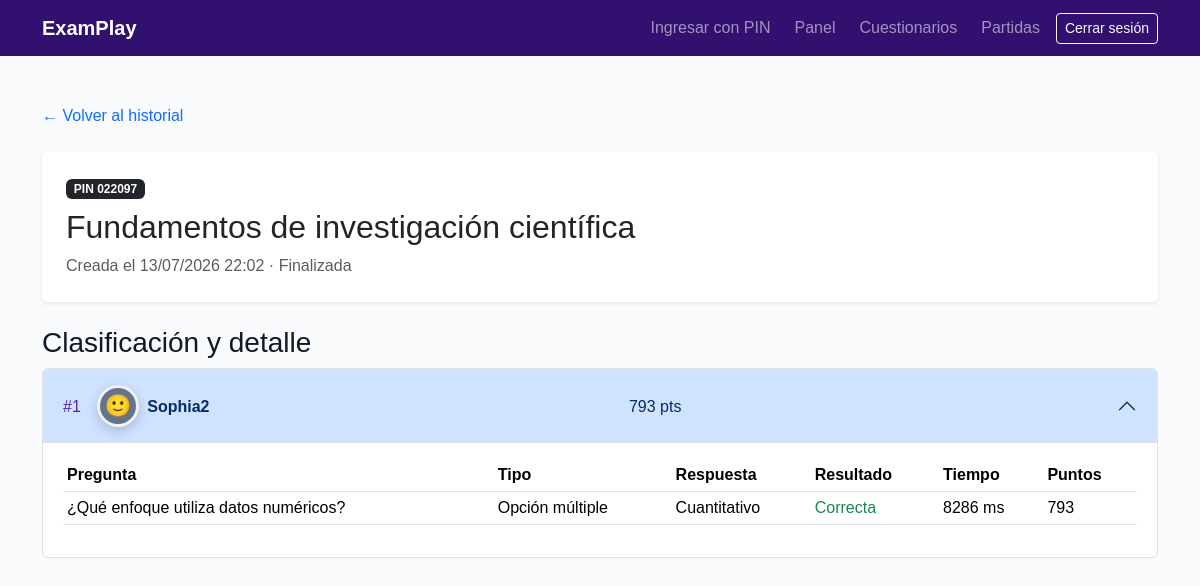
Screenshot of /partidas/2/resultados/ (signed in) with the database file from the repository.
### livegames/models.py (models this page shows, shortened)
class GameSession(models.Model):
    class Status(models.TextChoices):
        WAITING = "waiting", "Sala de espera"
        QUESTION = "question", "Pregunta activa"
        RESULTS = "results", "Resultados"
        FINISHED = "finished", "Finalizada"
    quiz = models.ForeignKey(Quiz, on_delete=models.PROTECT, related_name="game_sessions", verbose_name="Cuestionario")
    host = models.ForeignKey(settings.AUTH_USER_MODEL, on_delete=models.CASCADE, related_name="hosted_games", verbose_name="Docente anfitrión")
    pin = models.CharField(max_length=6, unique=True, db_index=True, verbose_name="PIN")
    status = models.CharField(max_length=12, choices=Status.choices, default=Status.WAITING, db_index=True, verbose_name="Estado")
    current_question = models.ForeignKey(Question, on_delete=models.SET_NULL, null=True, blank=True, related_name="active_in_games", verbose_name="Pregunta actual")
    question_started_at = models.DateTimeField(null=True, blank=True, verbose_name="Inicio de pregunta")
    projection_mode = models.BooleanField(
        default=False,
        verbose_name="Modo proyección",
        help_text="Oculta soluciones, estadísticas y clasificaciones en la pantalla en vivo del docente.",
    )
    created_at = models.DateTimeField(auto_now_add=True, verbose_name="Fecha de creación")
    started_at = models.DateTimeField(null=True, blank=True, verbose_name="Fecha de inicio")
    finished_at = models.DateTimeField(null=True, blank=True, verbose_name="Fecha de finalización")
    class Meta:
        ordering = ["-created_at"]
        verbose_name = "Partida"
        verbose_name_plural = "Partidas"

class Participant(models.Model):
    game = models.ForeignKey(GameSession, on_delete=models.CASCADE, related_name="participants", verbose_name="Partida")
    avatar = models.ForeignKey(
        Avatar,
        on_delete=models.PROTECT,
        related_name="participants",
        null=True,
        blank=True,
        verbose_name="Avatar",
        help_text="Puede estar vacío únicamente en participantes históricos creados antes del catálogo de avatares.",
    )
    nickname = models.CharField(max_length=30, verbose_name="Apodo")
    session_identifier = models.CharField(max_length=40, verbose_name="Identificador de sesión")
    score = models.PositiveIntegerField(default=0, verbose_name="Puntaje acumulado")
    joined_at = models.DateTimeField(auto_now_add=True, verbose_name="Fecha de ingreso")
    class Meta:
        ordering = ["-score", "joined_at"]
        verbose_name = "Participante"
        verbose_name_plural = "Participantes"
        constraints = [
            models.UniqueConstraint(Lower("nickname"), "game", name="unique_nickname_ci_per_game"),
            models.UniqueConstraint(fields=["game", "session_identifier"], name="unique_session_per_game"),
        ]

class ParticipantAnswer(models.Model):
    participant = models.ForeignKey(Participant, on_delete=models.CASCADE, related_name="answers", verbose_name="Participante")
    question = models.ForeignKey(Question, on_delete=models.PROTECT, related_name="participant_answers", verbose_name="Pregunta")
    selected_option = models.ForeignKey(AnswerOption, on_delete=models.PROTECT, related_name="participant_answers", null=True, blank=True, verbose_name="Alternativa seleccionada")
    text_answer = models.TextField(blank=True, verbose_name="Respuesta de texto")
    structured_answer = models.JSONField(default=dict, blank=True, verbose_name="Respuesta estructurada")
    is_correct = models.BooleanField(editable=False, verbose_name="Correcta")
    response_time_ms = models.PositiveIntegerField(editable=False, verbose_name="Tiempo de respuesta (ms)")
    points_earned = models.PositiveIntegerField(default=0, editable=False, verbose_name="Puntos obtenidos")
    answered_at = models.DateTimeField(auto_now_add=True, verbose_name="Fecha de respuesta")
    class Meta:
        ordering = ["answered_at"]
        verbose_name = "Respuesta de participante"
        verbose_name_plural = "Respuestas de participantes"
        constraints = [
            models.UniqueConstraint(fields=["participant", "question"], name="unique_answer_per_participant_question"),
        ]
    @property
    def response_display(self):
        question_type = self.question.question_type
        if question_type == Question.Type.MULTIPLE_CHOICE and self.structured_answer.get("selected_option_ids"):
            options = {option.id: option for option in self.question.options.all()}
            return ", ".join(options[option_id].text for option_id in self.structured_answer["selected_option_ids"] if option_id in options)
        if self.selected_option_id:
            return self.selected_option.text

### quizzes/models.py (models this page shows, shortened)
class Quiz(models.Model):
    teacher = models.ForeignKey(
        settings.AUTH_USER_MODEL,
        on_delete=models.CASCADE,
        related_name="quizzes",
        verbose_name="Docente",
    )
    title = models.CharField(
        max_length=200,
        verbose_name="Título",
    )
    description = models.TextField(
        blank=True,
        verbose_name="Descripción",
    )
    is_active = models.BooleanField(
        default=True,
        verbose_name="Activo",
    )
    created_at = models.DateTimeField(
        auto_now_add=True,
        verbose_name="Fecha de creación",
    )
    updated_at = models.DateTimeField(
        auto_now=True,
        verbose_name="Última actualización",
    )
    class Meta:
        ordering = ["-created_at"]
        verbose_name = "Cuestionario"
        verbose_name_plural = "Cuestionarios"

class Question(models.Model):
    class Type(models.TextChoices):
        MULTIPLE_CHOICE = "multiple_choice", "Opción múltiple"
        TRUE_FALSE = "true_false", "Verdadero o falso"
        SHORT_ANSWER = "short_answer", "Respuesta corta"
        ORDERING = "ordering", "Ordenamiento"
        MATCHING = "matching", "Relacionar columnas"
    quiz = models.ForeignKey(
        Quiz,
        on_delete=models.CASCADE,
        related_name="questions",
        verbose_name="Cuestionario",
    )
    text = models.TextField(
        verbose_name="Pregunta",
    )
    question_type = models.CharField(
        max_length=24,
        choices=Type.choices,
        default=Type.MULTIPLE_CHOICE,
        db_index=True,
        verbose_name="Tipo de pregunta",
    )
    answer_case_sensitive = models.BooleanField(
        default=False,
        verbose_name="Distinguir mayúsculas en respuesta corta",
    )
    image = models.ImageField(
        upload_to="questions/",
        blank=True,
        null=True,
        verbose_name="Imagen",
    )
    time_limit = models.PositiveIntegerField(
        default=20,
        validators=[
            MinValueValidator(5),
            MaxValueValidator(300),
        ],
        verbose_name="Tiempo límite en segundos",
    )
    points = models.PositiveIntegerField(
        default=1000,
        validators=[
            MinValueValidator(100),
            MaxValueValidator(5000),
        ],
        verbose_name="Puntaje máximo",
    )
    order = models.PositiveIntegerField(
        default=1,
        verbose_name="Orden",
    )
    created_at = models.DateTimeField(
        auto_now_add=True,
        verbose_name="Fecha de creación",
    )
    class Meta:
        ordering = ["order", "id"]
        verbose_name = "Pregunta"
        verbose_name_plural = "Preguntas"
        constraints = [
            models.UniqueConstraint(fields=["quiz", "order"], name="unique_question_order_per_quiz"),
        ]

class AnswerOption(models.Model):
    question = models.ForeignKey(
        Question,
        on_delete=models.CASCADE,
        related_name="options",
        verbose_name="Pregunta",
    )
    text = models.CharField(
        max_length=300,
        verbose_name="Alternativa",
    )
    match_text = models.CharField(
        max_length=300,
        blank=True,
        verbose_name="Elemento relacionado",
    )
    is_correct = models.BooleanField(
        default=False,
        verbose_name="Es correcta",
    )
    order = models.PositiveIntegerField(
        default=1,
        verbose_name="Orden",
    )
    class Meta:
        ordering = ["order", "id"]
        verbose_name = "Alternativa"
        verbose_name_plural = "Alternativas"
        constraints = [
            models.UniqueConstraint(fields=["question", "order"], name="unique_option_order_per_question"),
        ]

### livegames/views.py (the view)
# urls.py: path("<int:pk>/resultados/", views.game_results, name="results"),
@login_required
def game_results(request, pk):
    game = get_object_or_404(GameSession.objects.select_related("quiz"), pk=pk, host=request.user)
    participants = game.participants.select_related("avatar").prefetch_related("answers__question__options", "answers__selected_option").order_by("-score", "joined_at")
    return render(request, "livegames/game_results.html", {"game": game, "participants": participants})

### templates/livegames/game_results.html (shortened to what this page needs)
{% extends "base.html" %}
{% block content %}
<section class="py-5"><div class="container">
  <a href="{% url 'livegames:history' %}" class="text-decoration-none">← Volver al historial</a>
  <div class="card border-0 shadow-sm my-4"><div class="card-body p-4"><span class="badge text-bg-dark">PIN {{ game.pin }}</span><h1 class="h2 mt-2">{{ game.quiz.title }}</h1><p class="text-muted mb-0">Creada el {{ game.created_at|date:'d/m/Y H:i' }} · {{ game.get_status_display }}</p></div></div>
  <h2 class="h3">Clasificación y detalle</h2>
  {% if participants %}<div class="accordion" id="resultsAccordion">
    {% for item in participants %}<div class="accordion-item"><h3 class="accordion-header"><button class="accordion-button {% if not forloop.first %}collapsed{% endif %}" type="button" data-bs-toggle="collapse" data-bs-target="#participant{{ item.pk }}"><span class="ranking-number">#{{ forloop.counter }}</span>{% include "livegames/_avatar.html" with avatar=item.avatar size="sm" %}<strong class="ms-2">{{ item.nickname }}</strong><span class="ms-auto me-3">{{ item.score }} pts</span></button></h3><div id="participant{{ item.pk }}" class="accordion-collapse collapse {% if forloop.first %}show{% endif %}" data-bs-parent="#resultsAccordion"><div class="accordion-body"><div class="table-responsive"><table class="table table-sm"><thead><tr><th>Pregunta</th><th>Tipo</th><th>Respuesta</th><th>Resultado</th><th>Tiempo</th><th>Puntos</th></tr></thead><tbody>{% for answer in item.answers.all %}<tr><td>{{ answer.question.text|truncatechars:60 }}</td><td>{{ answer.question.get_question_type_display }}</td><td>{{ answer.response_display }}</td><td>{% if answer.is_correct %}<span class="text-success">Correcta</span>{% else %}<span class="text-danger">Incorrecta</span>{% endif %}</td><td>{{ answer.response_time_ms }} ms</td><td>{{ answer.points_earned }}</td></tr>{% empty %}<tr><td colspan="6">Sin respuestas registradas.</td></tr>{% endfor %}</tbody></table></div></div></div></div>{% endfor %}
  </div>{% else %}<div class="alert alert-info">No hubo participantes.</div>{% endif %}
</div></section>
{% endblock %}

### templates/livegames/_avatar.html
{% if avatar and avatar.image %}
  <span class="participant-avatar avatar-{{ size|default:'md' }}" title="{{ avatar.name }}">
    <img src="{{ avatar.image.url }}" alt="Avatar {{ avatar.name }}">
  </span>
{% elif avatar %}
  <span class="participant-avatar avatar-{{ size|default:'md' }}" style="--avatar-bg: {{ avatar.background_color }}" title="{{ avatar.name }}" role="img" aria-label="Avatar {{ avatar.name }}">
    <span aria-hidden="true">{{ avatar.symbol }}</span>
  </span>
{% else %}
  <span class="participant-avatar avatar-{{ size|default:'md' }} avatar-fallback" title="Avatar histórico" role="img" aria-label="Avatar no disponible"><span aria-hidden="true">🙂</span></span>
{% endif %}

### static/css/styles.css (style rules this page uses)
:root { --examplay-primary: #5b21b6; --examplay-secondary: #7c3aed; --examplay-accent: #facc15; --examplay-dark: #111827; --examplay-light: #f9fafb; }
body { min-height: 100vh; margin: 0; background-color: var(--examplay-light); color: var(--examplay-dark); font-family: Arial, Helvetica, sans-serif; }
.ranking-number { margin-right: 1rem; color: #5b21b6; }
.participant-avatar { --avatar-bg: #6d28d9; display: inline-grid; flex: 0 0 auto; place-items: center; overflow: hidden; border: 3px solid rgba(255,255,255,.9); border-radius: 50%; background: var(--avatar-bg); box-shadow: 0 .25rem .7rem rgba(15,23,42,.2); line-height: 1; }
.participant-avatar > span { flex: initial !important; }
.avatar-fallback { background: #64748b; }
.avatar-sm { width: 2.65rem; height: 2.65rem; font-size: 1.35rem; }

### rows the page displays
GameSession: pin "022097", quiz "Fundamentos de investigación científica", created_at "13/07/2026 22:02", status "Finalizada"
Participant: nickname "Sophia2", score "793"
ParticipantAnswer: question.text "¿Qué enfoque utiliza datos numéricos?", question.question_type "Opción múltiple", response_display "Cuantitativo", is_correct "Correcta", response_time_ms "8286", points_earned "793"
